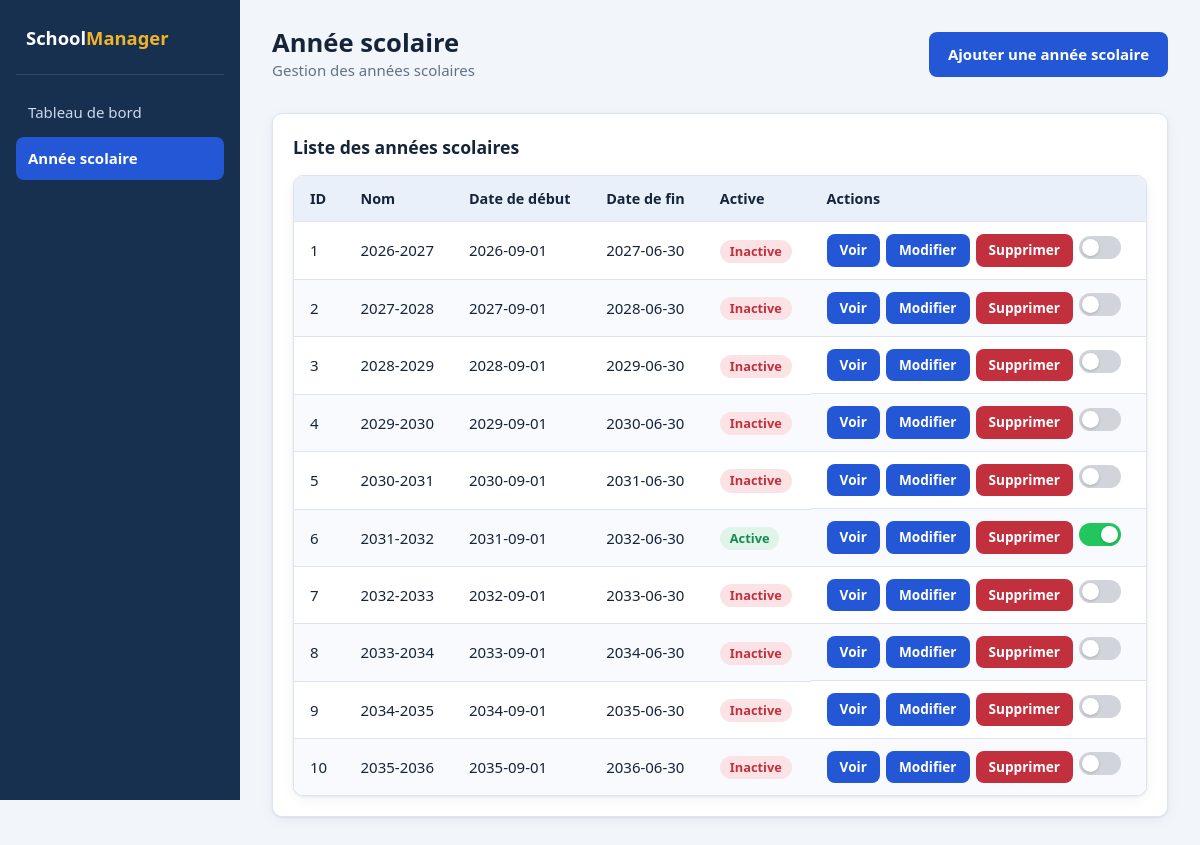
Before: /admin_page/année_scolaire with the older database file.
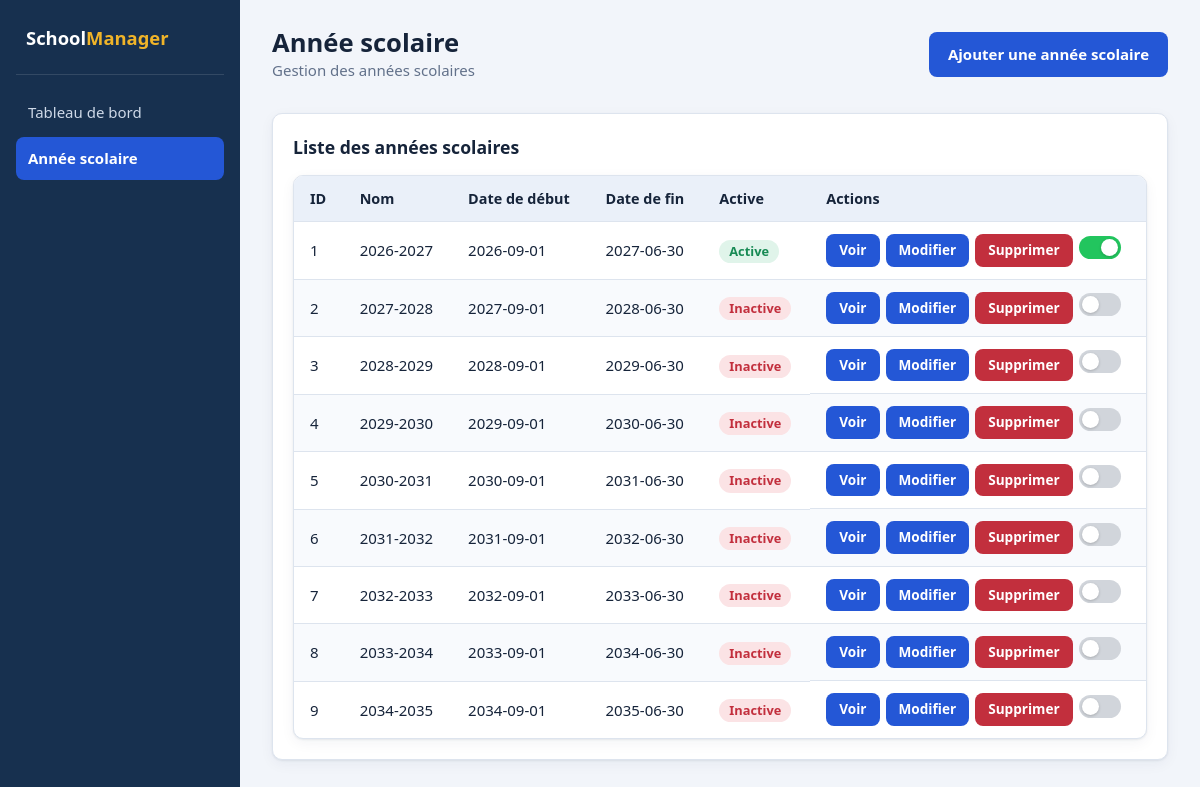
After: the same page with the newer database file.
### schools/models/school_year.py (models this page shows, shortened)
class SchoolYear(models.Model):
    name = models.CharField(max_length=9)
    start_date = models.DateField()
    end_date = models.DateField()
    is_active = models.BooleanField(default=False)
    class Meta:
        verbose_name = "Année scolaire"
        verbose_name_plural = "Années scolaires"

### schools/views/school_year_view.py (called while the page is built)
def school_year_view(request):
    school_years = SchoolYear.objects.all()
    context = {
        "pages": "school_year",
        "school_years": school_years,
    }
    return render(request, "pages/admin/school_year/list.html", context)

### templates/pages/admin/school_year/list.html (shortened to what this page needs)
{% extends "layouts/base_admin.html" %} {% block titre %}Année scolaire {%endblock %}{% block titre_page %}Année scolaire{% endblock %} {% block desc %}Gestion des années scolaires{% endblock %} {% block btn %}
<a href="{% url 'school_year_create' %}" class="btn btn-primary">
        Ajouter une année scolaire
    </a>
{% endblock %} {% block content %}
<section class="section">
  <div class="card">
    <h2 style="font-size: 1.1rem; margin-bottom: 14px">
      Liste des années scolaires
    </h2>
    <div class="table-wrap">
      <table>
        <thead>
          <tr>
            <th>ID</th>
            <th>Nom</th>
            <th>Date de début</th>
            <th>Date de fin</th>
            <th>Active</th>
            <th>Actions</th>
          </tr>
        </thead>
        <tbody>
          {% for school_year in school_years %}
          <tr>
            <td>{{ school_year.id }}</td>
            <td>{{ school_year.name }}</td>
            <td>{{ school_year.start_date|date:"Y-m-d" }}</td>
            <td>{{ school_year.end_date|date:"Y-m-d" }}</td>
            <td>
              {% if school_year.is_active %}
              <span class="badge ok">Active</span>
              {% else %}
              <span class="badge danger">Inactive</span>
              {% endif %}
            </td>
            <td class="actions">
              <a href="{% url 'school_year_detail' school_year.id %}" class="btn btn-primary btn-sm">Voir</a>
              <a href="{% url 'school_year_edit' school_year.id %}"
                class="btn btn-primary btn-sm">
                Modifier
                </a>
              <form method="POST"
                    action="{% url 'school_year_delete' school_year.id %}"
               onsubmit="return confirm('Voulez-vous vraiment supprimer cette année scolaire ?')">
                <button type="submit" class="btn btn-danger btn-sm">
                 Supprimer
                </button>
               </form>
              <form
                method="post"
                action="{% url 'school_year_switch' school_year.id %}"
                style="display: inline"
              >
                <button
                  type="submit"
                  class="switch-btn {% if school_year.is_active %}active{% endif %}"
                  title="{% if school_year.is_active %}Année active{% else %}Activer cette année{% endif %}"
                  {%if school_year.is_active %}disabled{%endif%}>
                  <span></span>
                </button>
              </form>
            </td>
          </tr>
          {% empty %}
          <tr>
            <td colspan="6">Aucune année scolaire enregistrée.</td>
          </tr>
          {% endfor %}
        </tbody>
      </table>
    </div>
  </div>
</section>
{% endblock %}

### templates/layouts/base_admin.html (shortened to what this page needs)
{% load static %}
<!DOCTYPE html>
<html lang="fr">
<head>
<link rel="stylesheet" href="{% static 'css/admin.css' %}">
</head>
<body>
<div class="app">
  <aside class="sidebar">
    <div class="brand">School<span>Manager</span></div>
    <nav class="nav">
      <a href="{% url "dashboard" %}" class="{% if pages == 'admin' %}active{% endif %}">Tableau de bord</a>
      <a href="{% url "school_year" %}" class="{% if pages == 'school_year' %}active{% endif %}" >Année scolaire</a>
    </nav>
  </aside>
  <main class="main">
    <header class="topbar">
      <div>
        <h1>{% block titre_page %}{% endblock %}</h1>
        <p>{% block desc %}{% endblock %}</p>
      </div>
      <div class="btn-group">
        {% block btn %}{% endblock %}
      </div>
    </header>
    {% block content %}
    {% endblock  %}
  </main>
</div>
</body>
</html>

### static/css/admin.css (style rules this page uses)
:root { --bg: #f2f5fa; --surface: #ffffff; --ink: #16243a; --muted: #62718a; --line: #dde4ee; --side: #17304f; --primary: #2457d6; --primary-dark: #1b44ab; --accent: #f0b429; --ok: #178a54; --ok-bg: #e0f4ea; --warn: #9a6400; --warn-bg: #fdf0d2; --danger: #c22f3d; --danger-bg: #fbe3e5; --radius: 10px; --shadow: 0 1px 2px rgba(23,48,79,.08), 0 4px 14px rgba(23,48,79,.05); }
* { box-sizing: border-box; margin: 0; padding: 0; }
body { font-family: "Segoe UI", system-ui, -apple-system, Roboto, Arial, sans-serif; background: var(--bg); color: var(--ink); line-height: 1.5; font-size: 15px; }
a { color: inherit; text-decoration: none; }
.app { display: grid; grid-template-columns: 240px 1fr; min-height: 100vh; }
.sidebar { background: var(--side); color: #cfd9e8; padding: 24px 16px; position: sticky; top: 0; height: 100vh; }
.brand { color: #fff; font-size: 1.15rem; font-weight: 700; padding: 0 10px 22px; border-bottom: 1px solid rgba(255,255,255,.12); margin-bottom: 16px; }
.brand span { color: var(--accent); }
.nav a { display: block; padding: 10px 12px; border-radius: 8px; margin-bottom: 4px; }
.nav a.active { background: var(--primary); color: #fff; font-weight: 600; }
.main { padding: 28px 32px 48px; min-width: 0; }
.topbar { display: flex; justify-content: space-between; align-items: center; gap: 16px; flex-wrap: wrap; margin-bottom: 26px; }
.topbar h1 { font-size: 1.6rem; line-height: 1.2; }
.topbar p { color: var(--muted); }
.section { margin-top: 32px; }
.card { background: var(--surface); border: 1px solid var(--line); border-radius: var(--radius); padding: 20px; box-shadow: var(--shadow); }
.table-wrap { overflow-x: auto; border: 1px solid var(--line); border-radius: var(--radius); background: var(--surface); box-shadow: var(--shadow); }
table { width: 100%; border-collapse: collapse; min-width: 640px; }
thead th { background: #eaf0f9; text-align: left; font-weight: 600; font-size: .9rem; padding: 12px 16px; border-bottom: 1px solid var(--line); }
tbody td { padding: 12px 16px; border-bottom: 1px solid var(--line); vertical-align: middle; }
tbody tr:last-child td { border-bottom: 0; }
tbody tr:nth-child(even) { background: #f8fafd; }
td.actions { display: flex; gap: 6px; }
.badge { display: inline-block; padding: 2px 10px; border-radius: 999px; font-size: .8rem; font-weight: 600; }
.badge.ok { background: var(--ok-bg); color: var(--ok); }
.badge.danger { background: var(--danger-bg); color: var(--danger); }
.btn { display: inline-flex; align-items: center; justify-content: center; gap: 6px; font: inherit; font-weight: 600; cursor: pointer; padding: 10px 18px; border-radius: 8px; border: 1.5px solid transparent; transition: background .15s, border-color .15s, transform .05s; }
.btn-primary { background: var(--primary); color: #fff; }
.btn-danger { background: var(--danger); color: #fff; }
.btn-sm { padding: 5px 12px; font-size: .85rem; }
.btn-group { display: flex; gap: 10px; flex-wrap: wrap; }
.switch-btn { display: inline-flex; align-items: center; width: 42px; height: 23px; padding: 3px; border: none; border-radius: 20px; background-color: #d1d5db; cursor: pointer; transition: background-color 0.3s ease; vertical-align: middle; }
.switch-btn span { display: block; width: 17px; height: 17px; background-color: #ffffff; border-radius: 50%; transition: transform 0.3s ease; box-shadow: 0 1px 3px rgba(0, 0, 0, 0.2); }
.switch-btn.active { background-color: #22c55e; }
.switch-btn.active span { transform: translateX(19px); }

Changed rows visible on the page:
removed SchoolYear: id "10", name "2035-2036", start_date "2035-09-01", end_date "2036-06-30", is_active "Inactive"
changed SchoolYear id 1: is_active "Inactive" → "Active"
changed SchoolYear id 6: is_active "Active" → "Inactive"
